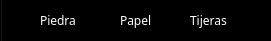
   <widget class="QFrame" name="frame_seleccion">
    <property name="geometry">
     <rect>
      <x>160</x>
      <y>330</y>
      <width>271</width>
      <height>41</height>
     </rect>
    </property>
    <property name="styleSheet">
     <string notr="true">background-color: rgb(0, 0, 0);</string>
    </property>
    <property name="frameShape">
     <enum>QFrame::StyledPanel</enum>
    </property>
    <property name="frameShadow">
     <enum>QFrame::Raised</enum>
    </property>
    <widget class="QGroupBox" name="groupBox">
     <property name="geometry">
      <rect>
       <x>0</x>
       <y>-20</y>
       <width>281</width>
       <height>71</height>
      </rect>
     </property>
     <property name="title">
      <string/>
     </property>
     <widget class="QRadioButton" name="radioButton_piedra">
      <property name="geometry">
       <rect>
        <x>20</x>
        <y>30</y>
        <width>95</width>
        <height>20</height>
       </rect>
      </property>
      <property name="palette">
       <palette>
        <active>
         <colorrole role="WindowText">
          <brush brushstyle="SolidPattern">
           <color alpha="255">
            <red>255</red>
            <green>255</green>
            <blue>255</blue>
           </color>
          </brush>
         </colorrole>
         <colorrole role="Button">
          <brush brushstyle="SolidPattern">
           <color alpha="255">
            <red>0</red>
            <green>0</green>
            <blue>0</blue>
           </color>
          </brush>
         </colorrole>
         <colorrole role="Text">
          <brush brushstyle="SolidPattern">
           <color alpha="255">
            <red>20</red>
            <green>60</green>
            <blue>60</blue>
           </color>
          </brush>
         </colorrole>
         <colorrole role="Base">
          <brush brushstyle="SolidPattern">
           <color alpha="255">
            <red>0</red>
            <green>0</green>
            <blue>0</blue>
           </color>
          </brush>
         </colorrole>
         <colorrole role="Window">
          <brush brushstyle="SolidPattern">
           <color alpha="255">
            <red>0</red>
            <green>0</green>
            <blue>0</blue>
           </color>
          </brush>
         </colorrole>
         <colorrole role="PlaceholderText">
          <brush brushstyle="SolidPattern">
           <color alpha="128">
            <red>20</red>
            <green>60</green>
            <blue>60</blue>
           </color>
          </brush>
         </colorrole>
        </active>
        <inactive>
         <colorrole role="WindowText">
          <brush brushstyle="SolidPattern">
           <color alpha="255">
            <red>255</red>
            <green>255</green>
            <blue>255</blue>
           </color>
          </brush>
         </colorrole>
         <colorrole role="Button">
          <brush brushstyle="SolidPattern">
           <color alpha="255">
            <red>0</red>
            <green>0</green>
            <blue>0</blue>
           </color>
          </brush>
         </colorrole>
         <colorrole role="Text">
          <brush brushstyle="SolidPattern">
           <color alpha="255">
            <red>20</red>
            <green>60</green>
            <blue>60</blue>
           </color>
          </brush>
         </colorrole>
         <colorrole role="Base">
          <brush brushstyle="SolidPattern">
           <color alpha="255">
            <red>0</red>
            <green>0</green>
            <blue>0</blue>
           </color>
          </brush>
         </colorrole>
         <colorrole role="Window">
          <brush brushstyle="SolidPattern">
           <color alpha="255">
            <red>0</red>
            <green>0</green>
            <blue>0</blue>
           </color>
          </brush>
         </colorrole>
         <colorrole role="PlaceholderText">
          <brush brushstyle="SolidPattern">
           <color alpha="128">
            <red>20</red>
            <green>60</green>
            <blue>60</blue>
           </color>
          </brush>
         </colorrole>
        </inactive>
        <disabled>
         <colorrole role="WindowText">
          <brush brushstyle="SolidPattern">
           <color alpha="255">
            <red>120</red>
            <green>120</green>
            <blue>120</blue>
           </color>
          </brush>
         </colorrole>
         <colorrole role="Button">
          <brush brushstyle="SolidPattern">
           <color alpha="255">
            <red>0</red>
            <green>0</green>
            <blue>0</blue>
           </color>
          </brush>
         </colorrole>
         <colorrole role="Text">
          <brush brushstyle="SolidPattern">
           <color alpha="255">
            <red>120</red>
            <green>120</green>
            <blue>120</blue>
           </color>
          </brush>
         </colorrole>
         <colorrole role="Base">
          <brush brushstyle="SolidPattern">
           <color alpha="255">
            <red>0</red>
            <green>0</green>
            <blue>0</blue>
           </color>
          </brush>
         </colorrole>
         <colorrole role="Window">
          <brush brushstyle="SolidPattern">
           <color alpha="255">
            <red>0</red>
            <green>0</green>
            <blue>0</blue>
           </color>
          </brush>
         </colorrole>
         <colorrole role="PlaceholderText">
          <brush brushstyle="SolidPattern">
           <color alpha="128">
            <red>0</red>
            <green>0</green>
            <blue>0</blue>
           </color>
          </brush>
         </colorrole>
        </disabled>
       </palette>
      </property>
      <property name="font">
       <font>
        <family>OCR A Extended</family>
       </font>
      </property>
      <property name="text">
       <string>Piedra</string>
      </property>
     </widget>
     <widget class="QRadioButton" name="radioButton_papel">
      <property name="geometry">
       <rect>
        <x>100</x>
        <y>30</y>
        <width>95</width>
        <height>20</height>
       </rect>
      </property>
      <property name="palette">
       <palette>
        <active>
         <colorrole role="WindowText">
          <brush brushstyle="SolidPattern">
           <color alpha="255">
            <red>255</red>
            <green>255</green>
            <blue>255</blue>
           </color>
          </brush>
         </colorrole>
         <colorrole role="Button">
          <brush brushstyle="SolidPattern">
           <color alpha="255">
            <red>0</red>
            <green>0</green>
            <blue>0</blue>
           </color>
          </brush>
         </colorrole>
         <colorrole role="Text">
          <brush brushstyle="SolidPattern">
           <color alpha="255">
            <red>255</red>
            <green>255</green>
            <blue>255</blue>
           </color>
          </brush>
         </colorrole>
         <colorrole role="Base">
          <brush brushstyle="SolidPattern">
           <color alpha="255">
            <red>0</red>
            <green>0</green>
            <blue>0</blue>
           </color>
          </brush>
         </colorrole>
         <colorrole role="Window">
          <brush brushstyle="SolidPattern">
           <color alpha="255">
            <red>0</red>
            <green>0</green>
            <blue>0</blue>
           </color>
          </brush>
         </colorrole>
         <colorrole role="PlaceholderText">
          <brush brushstyle="SolidPattern">
           <color alpha="128">
            <red>20</red>
            <green>60</green>
            <blue>60</blue>
           </color>
          </brush>
         </colorrole>
        </active>
        <inactive>
         <colorrole role="WindowText">
          <brush brushstyle="SolidPattern">
           <color alpha="255">
            <red>255</red>
            <green>255</green>
            <blue>255</blue>
           </color>
          </brush>
         </colorrole>
         <colorrole role="Button">
          <brush brushstyle="SolidPattern">
           <color alpha="255">
            <red>0</red>
            <green>0</green>
            <blue>0</blue>
           </color>
          </brush>
         </colorrole>
         <colorrole role="Text">
          <brush brushstyle="SolidPattern">
           <color alpha="255">
            <red>255</red>
            <green>255</green>
            <blue>255</blue>
           </color>
          </brush>
         </colorrole>
         <colorrole role="Base">
          <brush brushstyle="SolidPattern">
           <color alpha="255">
            <red>0</red>
            <green>0</green>
            <blue>0</blue>
           </color>
          </brush>
         </colorrole>
         <colorrole role="Window">
          <brush brushstyle="SolidPattern">
           <color alpha="255">
            <red>0</red>
            <green>0</green>
            <blue>0</blue>
           </color>
          </brush>
         </colorrole>
         <colorrole role="PlaceholderText">
          <brush brushstyle="SolidPattern">
           <color alpha="128">
            <red>20</red>
            <green>60</green>
            <blue>60</blue>
           </color>
          </brush>
         </colorrole>
        </inactive>
        <disabled>
         <colorrole role="WindowText">
          <brush brushstyle="SolidPattern">
           <color alpha="255">
            <red>120</red>
            <green>120</green>
            <blue>120</blue>
           </color>
          </brush>
         </colorrole>
         <colorrole role="Button">
          <brush brushstyle="SolidPattern">
           <color alpha="255">
            <red>0</red>
            <green>0</green>
            <blue>0</blue>
           </color>
          </brush>
         </colorrole>
         <colorrole role="Text">
          <brush brushstyle="SolidPattern">
           <color alpha="255">
            <red>120</red>
            <green>120</green>
            <blue>120</blue>
           </color>
          </brush>
         </colorrole>
         <colorrole role="Base">
          <brush brushstyle="SolidPattern">
           <color alpha="255">
            <red>0</red>
            <green>0</green>
            <blue>0</blue>
           </color>
          </brush>
         </colorrole>
         <colorrole role="Window">
          <brush brushstyle="SolidPattern">
           <color alpha="255">
            <red>0</red>
            <green>0</green>
            <blue>0</blue>
           </color>
          </brush>
         </colorrole>
         <colorrole role="PlaceholderText">
          <brush brushstyle="SolidPattern">
           <color alpha="128">
            <red>0</red>
            <green>0</green>
            <blue>0</blue>
           </color>
          </brush>
         </colorrole>
        </disabled>
       </palette>
      </property>
      <property name="font">
       <font>
        <family>OCR A Extended</family>
       </font>
      </property>
      <property name="text">
       <string>Papel</string>
      </property>
     </widget>
     <widget class="QRadioButton" name="radioButton_tijeras">
      <property name="geometry">
       <rect>
        <x>170</x>
        <y>30</y>
        <width>95</width>
        <height>20</height>
       </rect>
      </property>
      <property name="palette">
       <palette>
        <active>
         <colorrole role="WindowText">
          <brush brushstyle="SolidPattern">
           <color alpha="255">
            <red>255</red>
            <green>255</green>
            <blue>255</blue>
           </color>
          </brush>
         </colorrole>
         <colorrole role="Button">
          <brush brushstyle="SolidPattern">
           <color alpha="255">
            <red>0</red>
            <green>0</green>
            <blue>0</blue>
           </color>
          </brush>
         </colorrole>
         <colorrole role="Text">
          <brush brushstyle="SolidPattern">
           <color alpha="255">
            <red>20</red>
            <green>60</green>
            <blue>60</blue>
           </color>
          </brush>
         </colorrole>
         <colorrole role="Base">
          <brush brushstyle="SolidPattern">
           <color alpha="255">
            <red>0</red>
            <green>0</green>
            <blue>0</blue>
           </color>
          </brush>
         </colorrole>
         <colorrole role="Window">
          <brush brushstyle="SolidPattern">
           <color alpha="255">
            <red>0</red>
            <green>0</green>
            <blue>0</blue>
           </color>
          </brush>
         </colorrole>
         <colorrole role="Shadow">
          <brush brushstyle="SolidPattern">
           <color alpha="255">
            <red>255</red>
            <green>3</green>
            <blue>3</blue>
           </color>
          </brush>
         </colorrole>
         <colorrole role="PlaceholderText">
          <brush brushstyle="SolidPattern">
           <color alpha="128">
            <red>20</red>
            <green>60</green>
            <blue>60</blue>
           </color>
          </brush>
         </colorrole>
        </active>
        <inactive>
         <colorrole role="WindowText">
          <brush brushstyle="SolidPattern">
           <color alpha="255">
            <red>255</red>
            <green>255</green>
            <blue>255</blue>
           </color>
          </brush>
         </colorrole>
         <colorrole role="Button">
          <brush brushstyle="SolidPattern">
           <color alpha="255">
            <red>0</red>
            <green>0</green>
            <blue>0</blue>
           </color>
          </brush>
         </colorrole>
         <colorrole role="Text">
          <brush brushstyle="SolidPattern">
           <color alpha="255">
            <red>20</red>
            <green>60</green>
            <blue>60</blue>
           </color>
          </brush>
         </colorrole>
         <colorrole role="Base">
          <brush brushstyle="SolidPattern">
           <color alpha="255">
            <red>0</red>
            <green>0</green>
            <blue>0</blue>
           </color>
          </brush>
         </colorrole>
         <colorrole role="Window">
          <brush brushstyle="SolidPattern">
           <color alpha="255">
            <red>0</red>
            <green>0</green>
            <blue>0</blue>
           </color>
          </brush>
         </colorrole>
         <colorrole role="Shadow">
          <brush brushstyle="SolidPattern">
           <color alpha="255">
            <red>255</red>
            <green>3</green>
            <blue>3</blue>
           </color>
          </brush>
         </colorrole>
         <colorrole role="PlaceholderText">
          <brush brushstyle="SolidPattern">
           <color alpha="128">
            <red>20</red>
            <green>60</green>
            <blue>60</blue>
           </color>
          </brush>
         </colorrole>
        </inactive>
        <disabled>
         <colorrole role="WindowText">
          <brush brushstyle="SolidPattern">
           <color alpha="255">
            <red>120</red>
            <green>120</green>
            <blue>120</blue>
           </color>
          </brush>
         </colorrole>
         <colorrole role="Button">
          <brush brushstyle="SolidPattern">
           <color alpha="255">
            <red>0</red>
            <green>0</green>
            <blue>0</blue>
           </color>
          </brush>
         </colorrole>
         <colorrole role="Text">
          <brush brushstyle="SolidPattern">
           <color alpha="255">
            <red>120</red>
            <green>120</green>
            <blue>120</blue>
           </color>
          </brush>
         </colorrole>
         <colorrole role="Base">
          <brush brushstyle="SolidPattern">
           <color alpha="255">
            <red>0</red>
            <green>0</green>
            <blue>0</blue>
           </color>
          </brush>
         </colorrole>
         <colorrole role="Window">
          <brush brushstyle="SolidPattern">
           <color alpha="255">
            <red>0</red>
            <green>0</green>
            <blue>0</blue>
           </color>
          </brush>
         </colorrole>
         <colorrole role="Shadow">
          <brush brushstyle="SolidPattern">
           <color alpha="255">
            <red>255</red>
            <green>3</green>
            <blue>3</blue>
           </color>
          </brush>
         </colorrole>
         <colorrole role="PlaceholderText">
          <brush brushstyle="SolidPattern">
           <color alpha="128">
            <red>0</red>
            <green>0</green>
            <blue>0</blue>
           </color>
          </brush>
         </colorrole>
        </disabled>
       </palette>
      </property>
      <property name="font">
       <font>
        <family>OCR A Extended</family>
       </font>
      </property>
      <property name="text">
       <string>Tijeras</string>
      </property>
     </widget>
    </widget>
   </widget>
